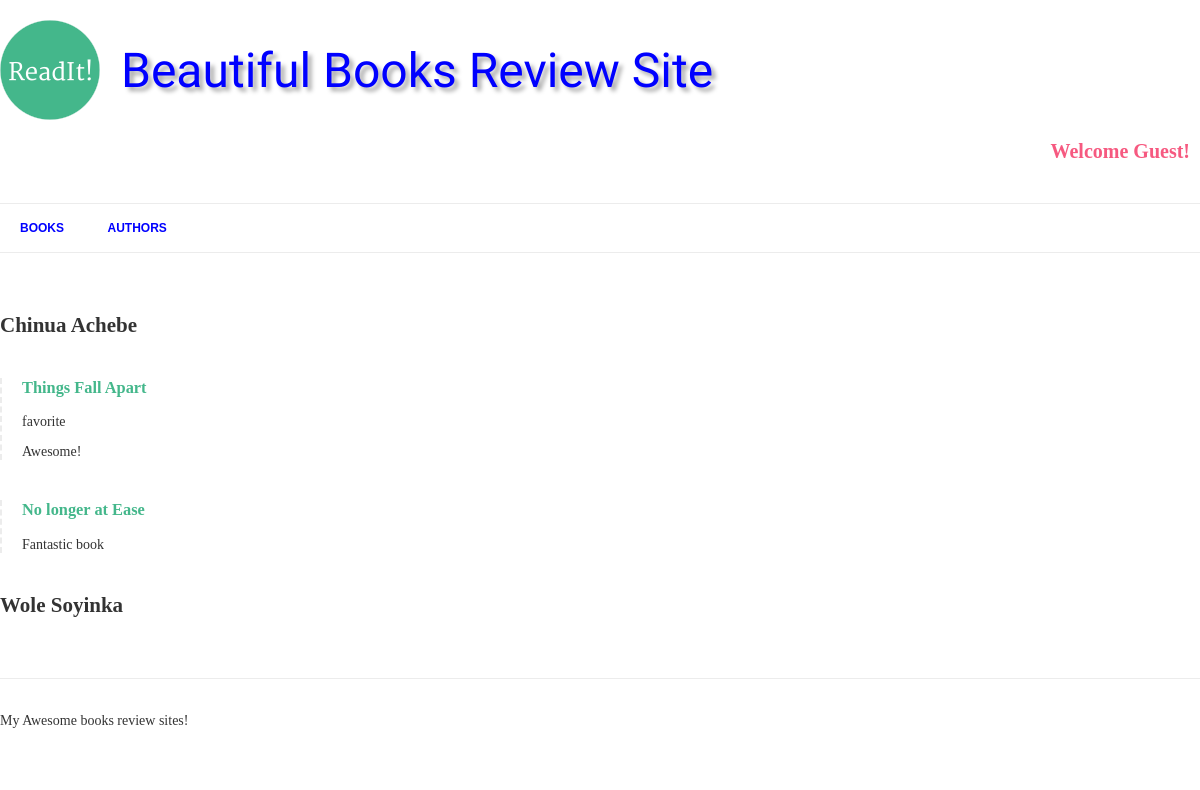
Before: /authors/ with the older database file.
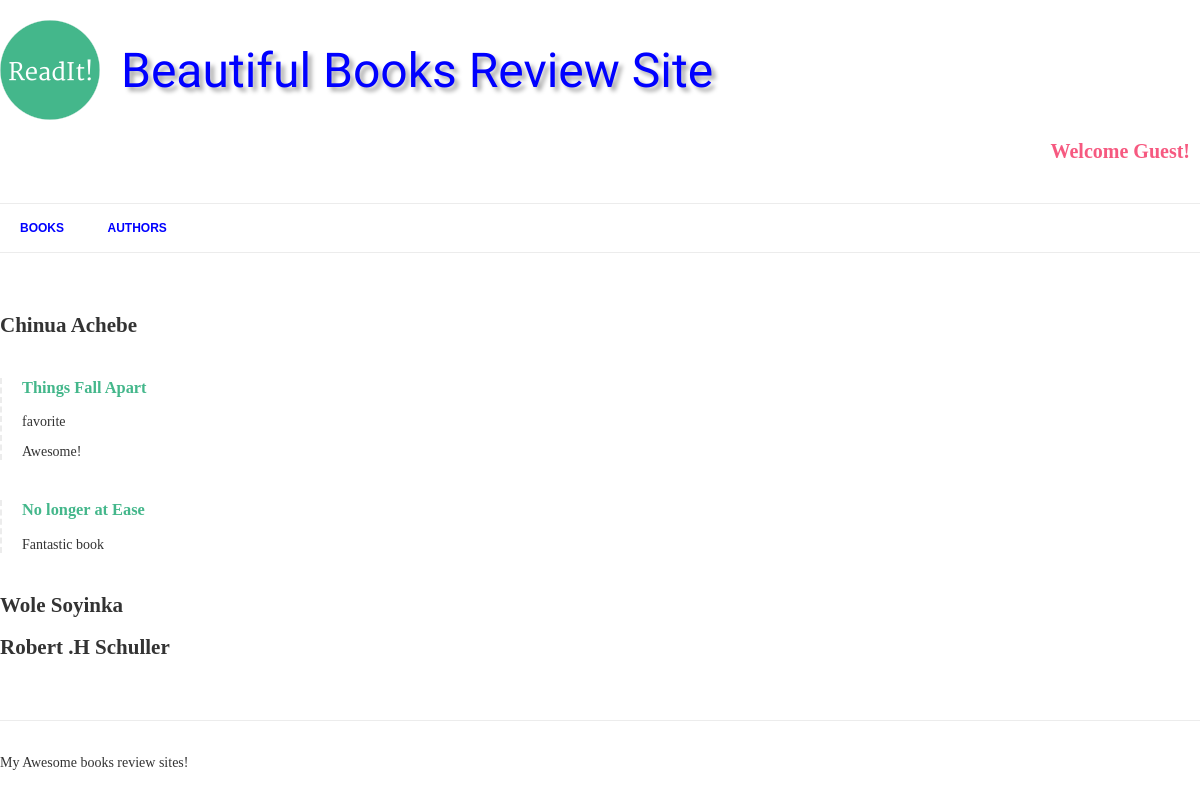
After: the same page with the newer database file.
### books/models.py (models this page shows, shortened)
class Author(models.Model):
    name = models.CharField(max_length=70, unique=True, help_text="Use pen name, not real name")

class Book(models.Model):
    title = models.CharField(max_length=150)
    author = models.ManyToManyField(Author, related_name="books")
    review = models.TextField(blank=True, null=True)
    review_date = models.DateTimeField(blank=True, null=True)
    is_favorite = models.BooleanField(default=False, verbose_name="Favorite?")

### books/views.py (the view)
# urls.py: path('authors/', views.AuthorList.as_view(), name='authors'),  # Class & Function base url decoration
class AuthorList(View):
    def get(self, request):
        authors = Author.objects.annotate(
            published_books = Count('books')
        ).filter(published_books__gt = 0)
        context = {
            'authors':authors
        }
        return render(request, 'authors.html',context)

### books/templates/authors.html
{% extends 'base.html' %}
{% block content %}
{% for author in authors %}
<h2>{{ author.name }}</h2>
{% for book in author.books.all %}
    {% if book.review %}
        <div class="book">
            <h3> <a href="{% url 'book' book.pk %}">{{ book.title }}</a></h3>
            {% if book.is_favorite %} <p class="highlight">favorite</p>{% endif %}
            <p>{{ book.review|linebreaks }}</p>
        </div>
    {% endif %}
{% endfor %}
{% endfor %}
{% endblock %}

Changed rows visible on the page:
added Author: name "Robert .H Schuller"
